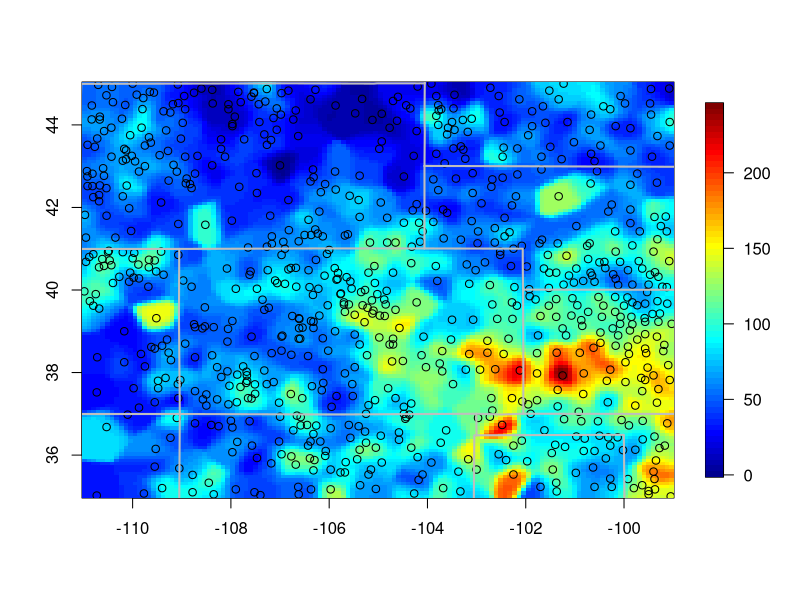
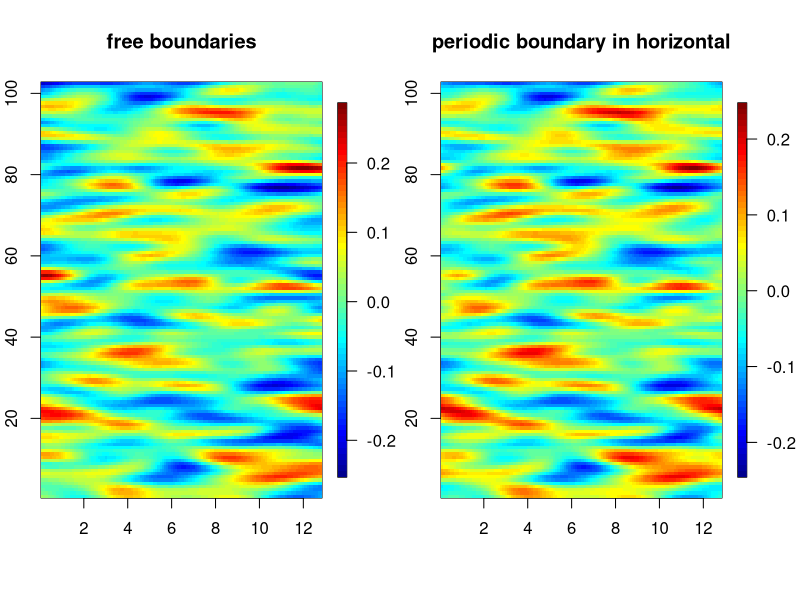

Here is the R script that generated these plots, in order:
library(fields)


### Name: image.smooth
### Title: Kernel smoother for irregular 2-d data
### Aliases: image.smooth setup.image.smooth
### Keywords: smooth

### ** Examples

# first convert precip data to the 128X128 discretized image format ( with 
# missing  values to indicate where data is not observed) 
# 
out<- as.image( RMprecip$y, x= RMprecip$x, nx=128, ny=128) 
# out$z is the image matrix 

dx<- out$x[2]- out$x[1] 
dy<-  out$y[2] - out$y[1] 

#  
# grid scale in degrees and choose kernel bandwidth to be .25 degrees. 

look<- image.smooth( out, theta= .25)

# pass in a tophat kernel
topHat<- function( dd, h ){ ifelse( dd <= h^2, 1, 0)} 
## dd is the distance squared
look2<- image.smooth( out, kernel.function=topHat, h=.8)

image.plot(look) 
points( RMprecip$x)
US( add=TRUE, col="grey", lwd=2)

# to save on computation, decrease the padding with zeroes 
# only pad 32 grid points around the margins ofthe image. 

look<- image.smooth(out$z, dx=dx, dy=dy, theta= .25, xwidth=32*dx,ywidth=32*dy) 

# the range of these data is ~ 10 degrees  and so 
# with a padding of 32 grid points  32*( 10/128) =  2.5 
# about 10 standard deviations of the normal kernel so there is still 
# lots of room for padding  
# a minimal choice might be  xwidth = 4*(.25)= 1  4 SD for the normal kernel
# creating weighting object outside the call  
# this is useful when one wants to smooth different data sets but on the 
# same grid with the same kernel function 
# 

#
#  random fields from smoothing white noise with this filter.
#
set.seed(123)
test.image<- matrix( rnorm(128**2),128,128)
dx<- .1
dy<- .8

wght<- setup.image.smooth( nrow=128, ncol=128,  dx=dx, dy=dy,
             theta=.25, xwidth=2.5, ywidth=2.5)
#
look<- image.smooth( test.image, dx=dx, dy=dy, wght)

# NOTE:   this is the same as using 
#
#     image.smooth( test.image , 128,128), xwidth=2.5,
#                        ywidth=2.5, dx=dx,dy=dy, theta=.25)
#
#   but the call to image.smooth is faster because the fft of kernel
#   has been precomputed.



# periodic smoothing in the horizontal dimension

look<- image.smooth( test.image , xwidth=1.5,
                        ywidth=2.5, dx=dx,dy=dy, theta=1.5)
look2<- image.smooth( test.image , xwidth=0,
                        ywidth=2.5, dx=dx,dy=dy, theta=1.5)
# compare these two
set.panel( 1,2)
image.plot( look, legend.mar=7.1)
title("free boundaries")
image.plot( look2, legend.mar=7.1) # look for periodic continuity at edges!
title("periodic boundary in horizontal")
set.panel(1,1)
